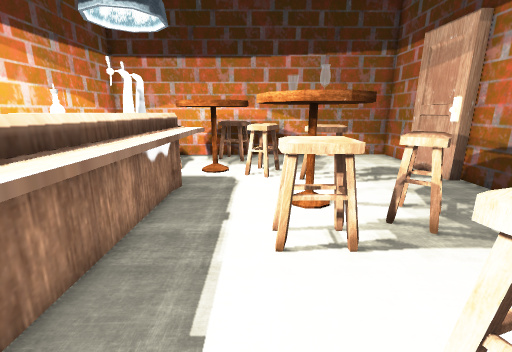
View 1 (above)

15 first-person views from a walk through a Unity game level. The camera is 1.3 m above the floor, tilts 14° down and sees 90° across. The floor is counted in squares, 0.5 m on a side. Each view is taken from the middle of a square. On the plan, view 1 faces up. The plan holds only what a view shows up to about 18 squares ahead; the rest is blank. The place goes on beyond the plan. The player character is not drawn.

View 2
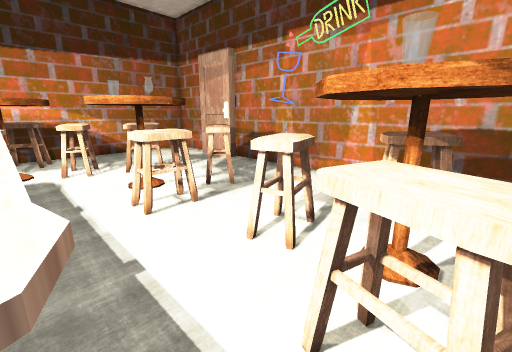

View 3
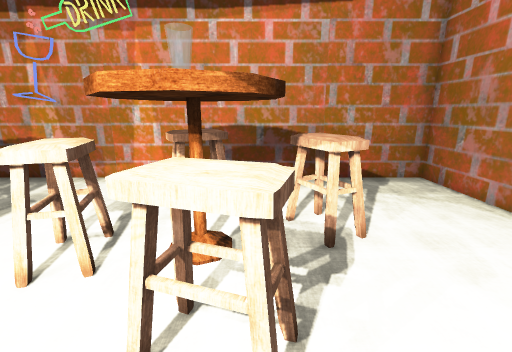

View 4
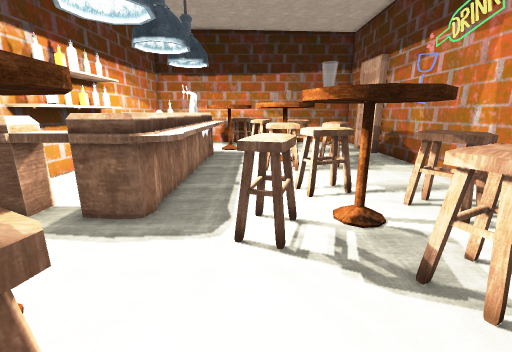

View 5
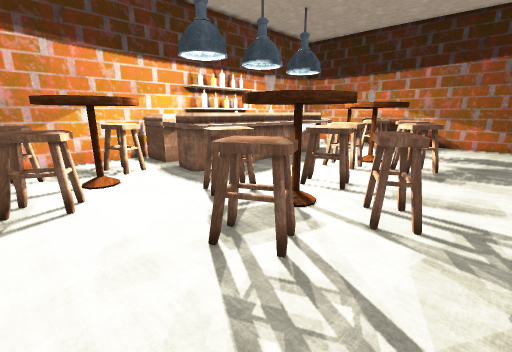

View 6
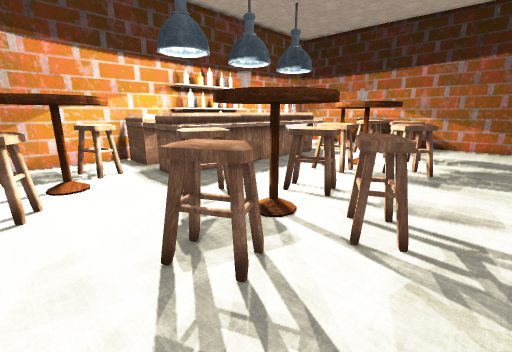

View 7
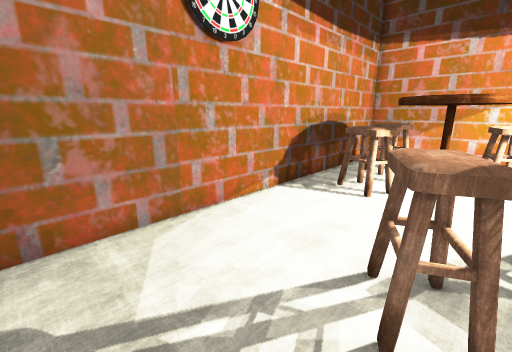

View 8
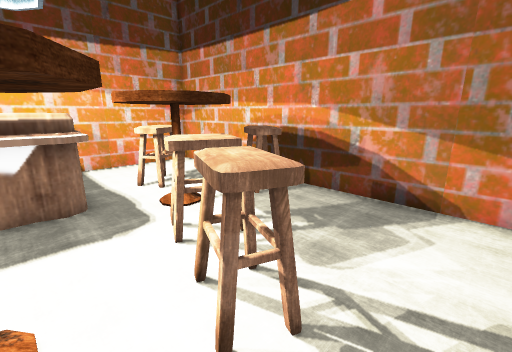

View 9
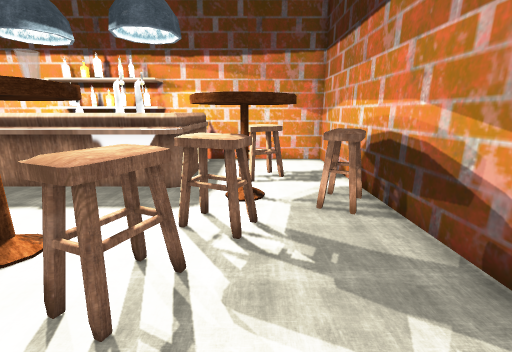

View 10
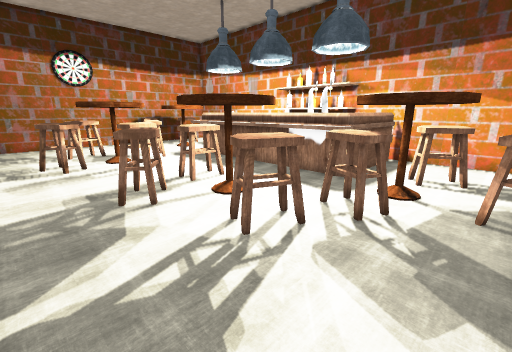

View 11
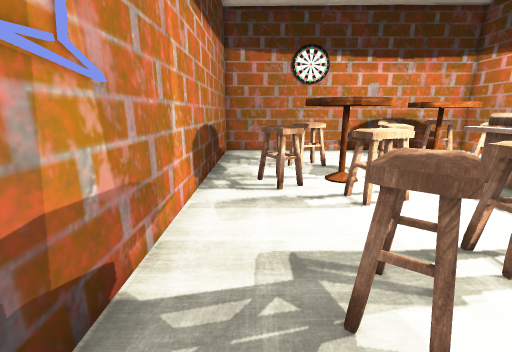

View 12
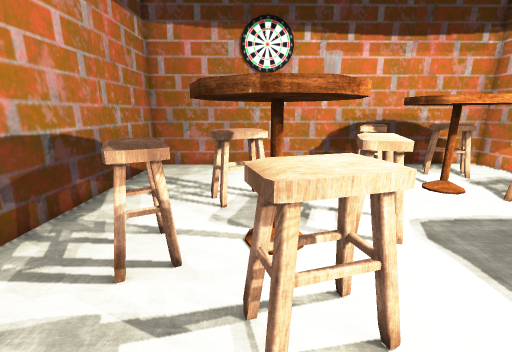

View 13
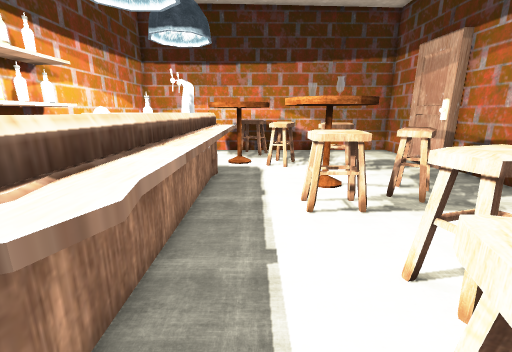

View 14
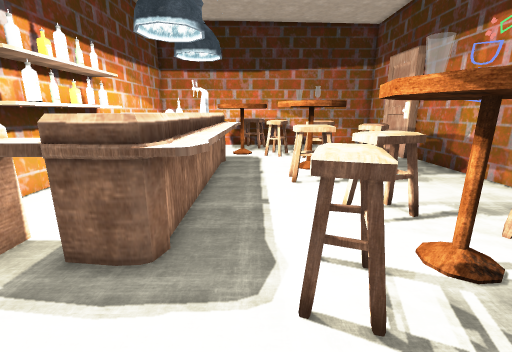

View 15
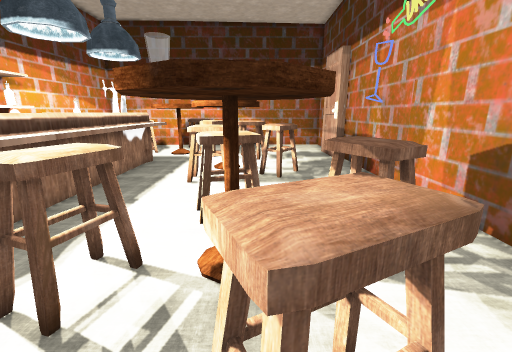

### Floor plan
Key: @ floor where view 1 was taken; # wall or solid block; x gap in a wall; . floor; = window, fence, low wall or low ledge; ^ raised ledge; T table; L lamp; S shelf; O other object.
Columns run from 7 left of view 1 to 8 right of it. Each row starts with its distance up from view 1.
 16 ################
 15  ....^^........#
 14  ....=^=.......#
 13  .=^ TT........#
 12  .^^TTT.=..... #
 11  ..=TTTT^..... #
 10  ..##TTx=^^=..##
  9 ^^^^^^..##=....#
  8 ^^^#L^. ###....#
  7 S  ##^.####.=..#
  6 S   ^^.####^=..#
  5 S  O^^..^^.....#
  4 S   ^^.........#
  3 S   #^.........#
  2 S.  #^...^^....#
  1  .  #^..=^^....#
  0  ^^^L^.@TTTT^=.#
 -1 ^^^L==.^TTTT^=.#
 -2   =....^TTTT...#
 -3  ^^TT.... ^^...#
 -4  =TTTT....^^...#
 -5  .TTTT.........#
 -6  ##TTT^........#
 -7  ^^=.^#........#
 -8  ..............#
 -9 ################

Where each view was taken, in squares from view 1:
view 1: 0 up, 0 right, facing up
view 2: 2 down, 2 left, facing up-right
view 3: 2 down, 2 left, facing right
view 4: 7 down, 0 right, facing up
view 5: 7 down, 7 right, facing up-left
view 6: 6 down, 7 right, facing up-left
view 7: 3 down, 7 right, facing down-left
view 8: 8 up, 5 right, facing up-left
view 9: 12 up, 6 right, facing left
view 10: 14 up, 7 right, facing down-left
view 11: 9 up, 6 right, facing down
view 12: 4 up, 3 right, facing down
view 13: 2 down, 1 left, facing up
view 14: 5 down, 1 left, facing up
view 15: 5 down, 3 right, facing up
